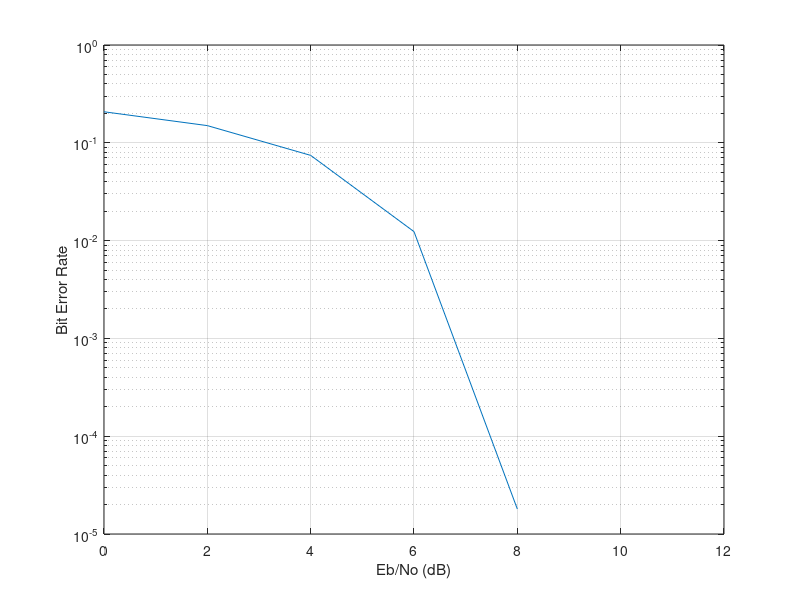

MATLAB code to generate this figure:
num_bits = 1e6; % Number of bits to transmit
EbNo_dB = 0:2:12; % Eb/No values to test in dB
M = 4; % QPSK modulation order
k = log2(M); % Number of bits per symbol
SNR_dB = EbNo_dB + 10*log10(k); % SNR in dB
errors = zeros(size(SNR_dB)); % Bit error rate (BER) for each Eb/No

%% Transmitter
tx_bits = randi([0 1], 1, num_bits); % Generate random bits
tx_symbols = qammod(tx_bits, M); % QPSK modulation

%% Channel
for i = 1:length(SNR_dB)
    snr = 10^(SNR_dB(i)/10); % Convert SNR from dB to linear scale
    noise_var = 1/(2*snr); % Noise variance
    rx_symbols = awgn(tx_symbols, snr, 'measured'); % Add AWGN
    rx_bits = qamdemod(rx_symbols, M); % QPSK demodulation
    errors(i) = biterr(tx_bits, rx_bits); % Count bit errors
end

%% Results
BER = errors/num_bits; % Bit error rate
semilogy(EbNo_dB, BER); % Plot BER vs. Eb/No
xlabel('Eb/No (dB)'); ylabel('Bit Error Rate');
grid on;